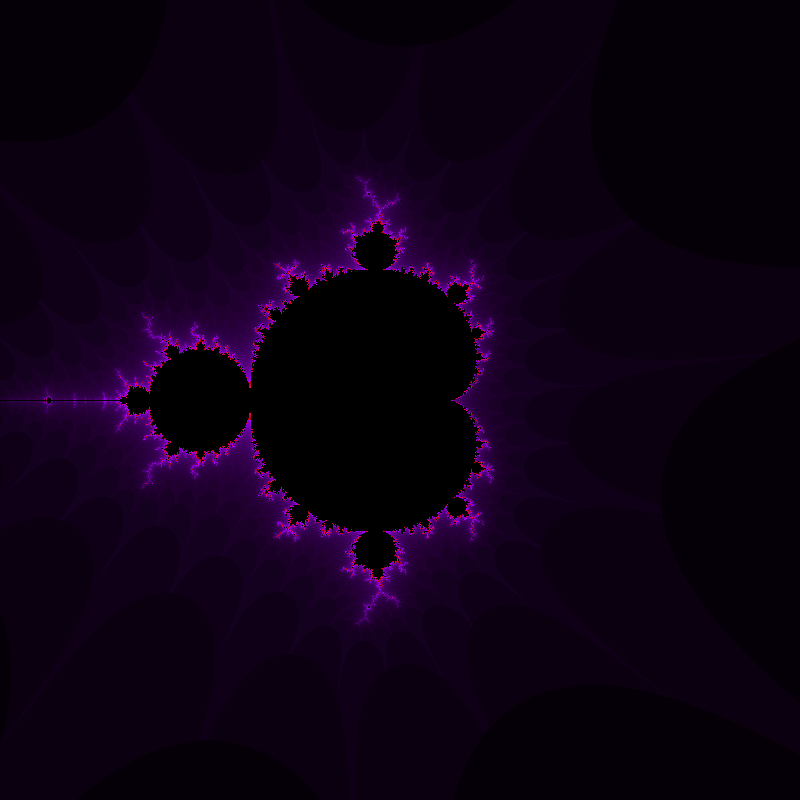
Frame 1 (no input)
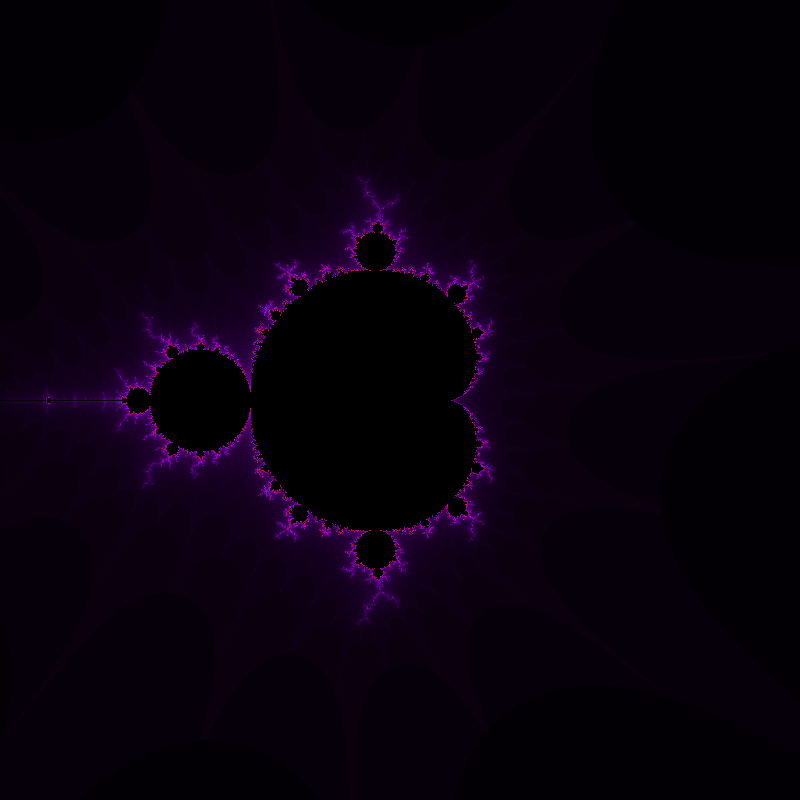
Frame 60 (no input)
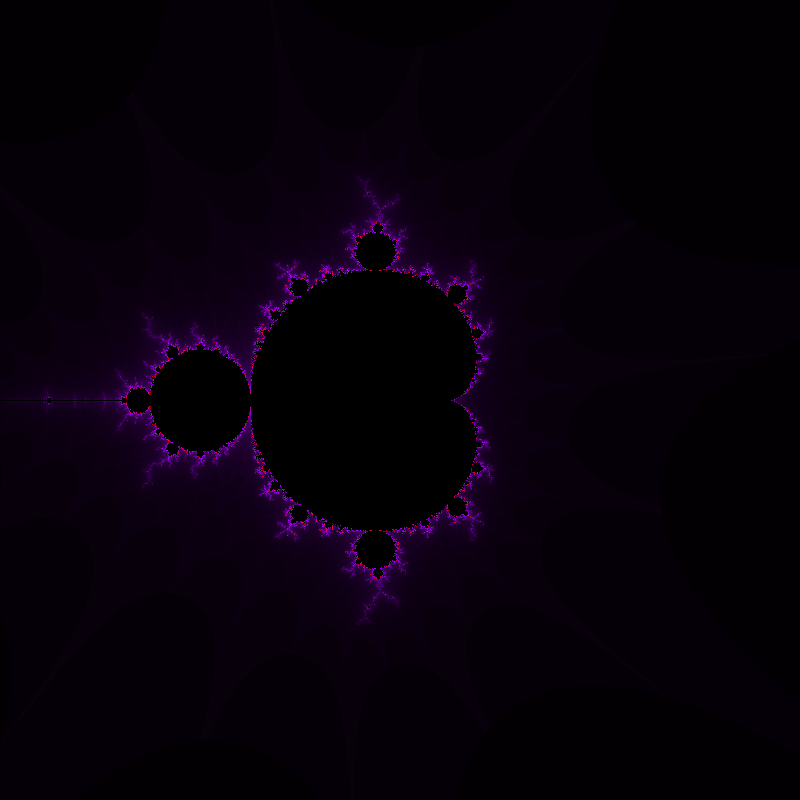
Frame 120 (the mouse pressed at the canvas centre since frame 60)

The p5.js sketch that drew these frames (run headless with seeded random() and noise() and a simulated clock; from frame 60 on, the mouse is pressed at the canvas centre):

// p5.js sketch
// ── sketch.js
var maxiterations = 40;
var mod = 0;
var up = 1;

function setup(){
    createCanvas(800, 800);
    pixelDensity(1);
}

function draw() {
    loadPixels();

    if(mod == 70 || mod == 0){
        up = mod == 0 ? 10 : -10;
    }
    mod += up;
    for (var x = 0; x < width; x++){
        for (var y = 0; y < height; y++){

            var a = map(x, 0, width, -2, 2);
            var b = map(y, 0, height, -2, 2);

            var ca = a;
            var cb = b;

            var n = 0;
            var z = 0;

            while(n < maxiterations + mod){
                var aa = a * a - b * b;
                var bb = 2 * a * b;
                a = aa + ca;
                b = bb + cb;
                if (abs(a + b) > 16){
                    break;
                }
                n++;
            }

            var bright = n == (maxiterations + mod) ? 0 : map(n, 0, (maxiterations + mod), 0, 255);
            var pix = (x + y * width) * 4;
            pixels[pix + 0] = bright;
            pixels[pix + 1] = 0;
            pixels[pix + 2] = (bright * 1.5) % 255;
            pixels[pix + 3] = 255;
        }
    }
    updatePixels();
}

window.onresize = function(){
    setup();
}
